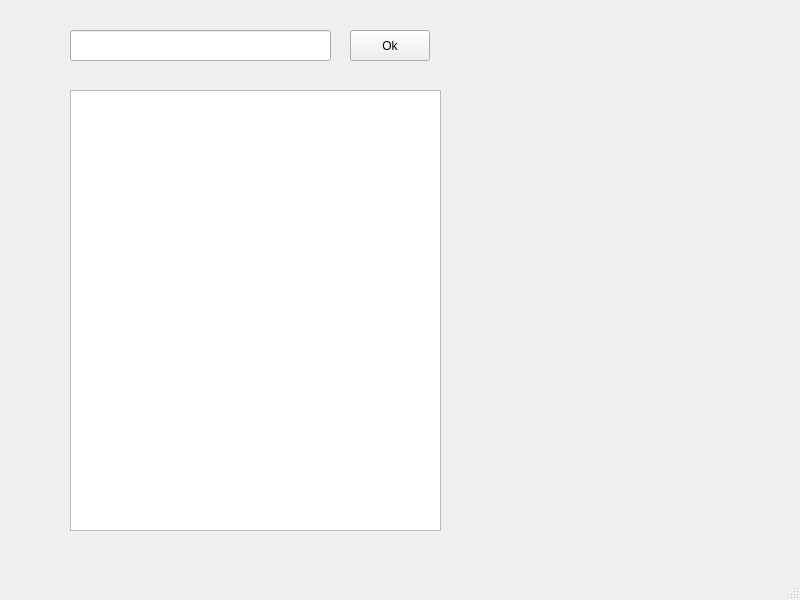
<?xml version="1.0" encoding="UTF-8"?>
<ui version="4.0">
 <class>MainWindow</class>
 <widget class="QMainWindow" name="MainWindow">
  <property name="geometry">
   <rect>
    <x>0</x>
    <y>0</y>
    <width>800</width>
    <height>600</height>
   </rect>
  </property>
  <property name="windowTitle">
   <string>MainWindow</string>
  </property>
  <widget class="QWidget" name="centralwidget">
   <widget class="QLineEdit" name="lineEdit">
    <property name="geometry">
     <rect>
      <x>70</x>
      <y>30</y>
      <width>261</width>
      <height>31</height>
     </rect>
    </property>
   </widget>
   <widget class="QPushButton" name="pushButton">
    <property name="geometry">
     <rect>
      <x>350</x>
      <y>30</y>
      <width>80</width>
      <height>31</height>
     </rect>
    </property>
    <property name="text">
     <string>Ok</string>
    </property>
   </widget>
   <widget class="QTreeView" name="treeView">
    <property name="geometry">
     <rect>
      <x>70</x>
      <y>90</y>
      <width>371</width>
      <height>441</height>
     </rect>
    </property>
   </widget>
  </widget>
  <widget class="QMenuBar" name="menubar">
   <property name="geometry">
    <rect>
     <x>0</x>
     <y>0</y>
     <width>800</width>
     <height>23</height>
    </rect>
   </property>
  </widget>
  <widget class="QStatusBar" name="statusbar"/>
 </widget>
 <resources/>
 <connections/>
</ui>
